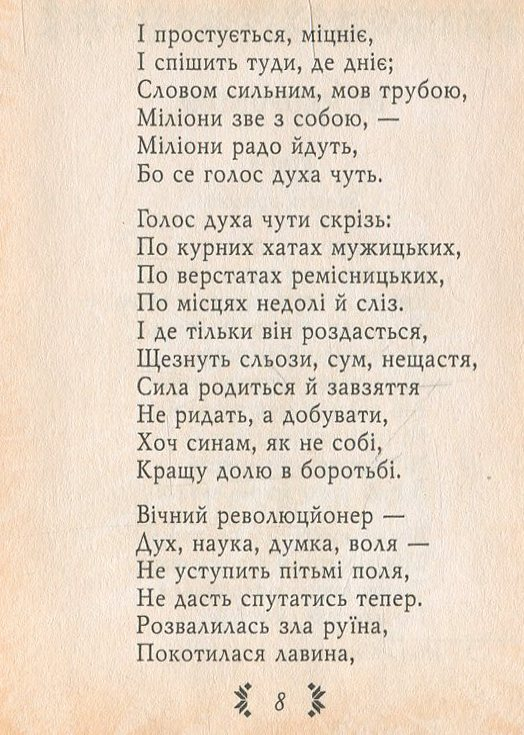
#> input picture Ukr/Franko_page.jpg, 524 x 735 px
$ jupyter execute --allow-errors Text_segmentation.ipynb
#> lines starting #> are read from the running program, lines starting #| are printed output that depends on the picture
[cell 1]
import os
import cv2
import numpy as np
import tensorflow as tf
from tensorflow.keras.models import load_model


image_folder = "Ukr"
model_path = 'C:/Models/Ukrainian_OCR_tf_2.1.h5'
#> (the rest of this cell did not finish here and is left out)

[cell 2]
from matplotlib import pyplot as plt


def show_image(image, title=None, conversion=cv2.COLOR_BGR2RGB, dpi=10):

    # Create a new figure with the specified dpi
    plt.figure(dpi=dpi)

    # Converts from one colour space to the other. this is needed as RGB
    # is not the default colour space for OpenCV
    image = cv2.cvtColor(image, conversion)

    # Show the image
    plt.imshow(image)

    # remove the axis / ticks for a clean looking image
    plt.xticks([])
    plt.yticks([])

    # if a title is provided, show it
    if title is not None:
        plt.title(title)

    plt.show()

[cell 3]
# [13 lines left out: function resize_image, not called in this run]

[cell 4]
# [6 lines left out: function clear_border, not called in this run]

[cell 5]
def format_image(image):
    if image is None or not isinstance(image, np.ndarray) or len(image.shape) < 2:
        raise ValueError("Invalid input image.")

    if len(image.shape) == 2 or image.shape[2] == 1:
        image = cv2.cvtColor(image, cv2.COLOR_GRAY2BGR)
    elif image.shape[2] > 3:
        image = image[:, :, :3]
    return image

[cell 6]
def clear_background(image):
    formated = format_image(image)

    image_with_border = clear_border(formated)

    gray_image = cv2.cvtColor(image_with_border, cv2.COLOR_BGR2GRAY)

    # Apply GaussianBlur to reduce noise
    blurred_image = cv2.GaussianBlur(gray_image, (3, 3), 0)

    # Apply adaptive thresholding
    thresh = cv2.adaptiveThreshold(blurred_image, 255, cv2.ADAPTIVE_THRESH_GAUSSIAN_C, cv2.THRESH_BINARY, 27, 50)

    return thresh

[cell 7]
# [20 lines left out: function is_line_empty, not called in this run]

[cell 8]
def apply_brightness_contrast(input_img, brightness = 0, contrast = 0):

    if brightness != 0:
        if brightness > 0:
            shadow = brightness
            highlight = 255
        else:
            shadow = 0
            highlight = 255 + brightness
        alpha_b = (highlight - shadow)/255
        gamma_b = shadow

        buf = cv2.addWeighted(input_img, alpha_b, input_img, 0, gamma_b)
    else:
        buf = input_img.copy()

    if contrast != 0:
        f = 131*(contrast + 127)/(127*(131-contrast))
        alpha_c = f
        gamma_c = 127*(1-f)

        buf = cv2.addWeighted(buf, alpha_c, buf, 0, gamma_c)

    return buf

im = cv2.imread('Ukr/Franko_page.jpg')
#> im is the input picture: shape (735, 524, 3); mean B, G, R 199, 215.4, 230.1
im = apply_brightness_contrast(im, contrast=40, brightness=20)
#> in apply_brightness_contrast, `buf = cv2.addWeighted(buf, alpha_c, buf, 0, gamma_c)`:
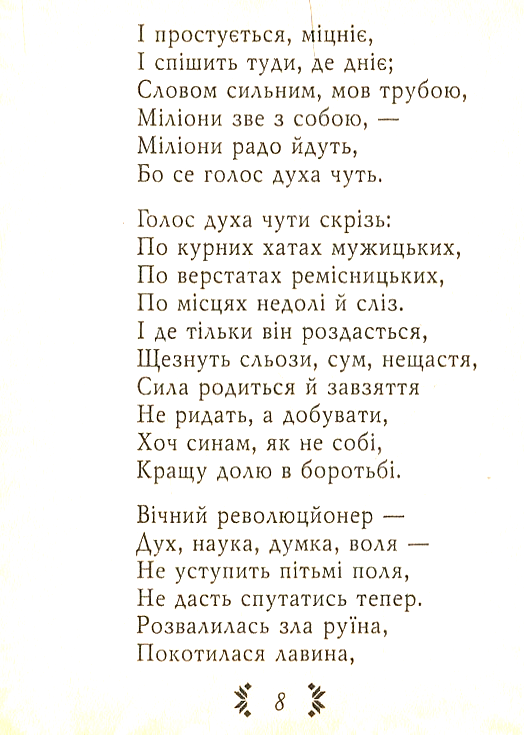
#> buf: shape (735, 524, 3); mean B, G, R 241.9, 244.3, 245.4
show_image(im)


$ run again, with Ukr/Zahar_Berkyt_page.jpg copied over Ukr/Franko_page.jpg
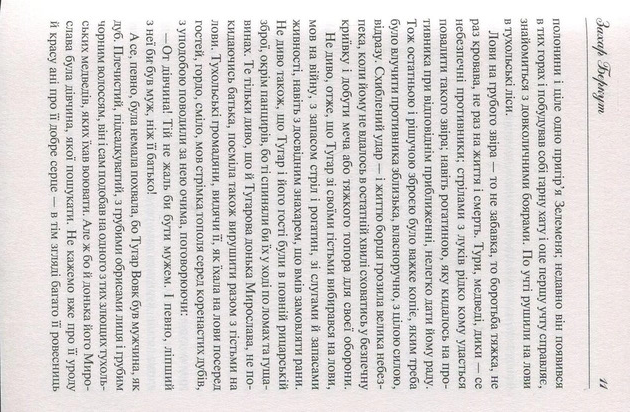
#> input picture Ukr/Zahar_Berkyt_page.jpg, 630 x 412 px
#> im is the input picture: shape (412, 630, 3); mean B, G, R 214.3, 215.2, 218.9
#> in apply_brightness_contrast, `buf = cv2.addWeighted(buf, alpha_c, buf, 0, gamma_c)`:
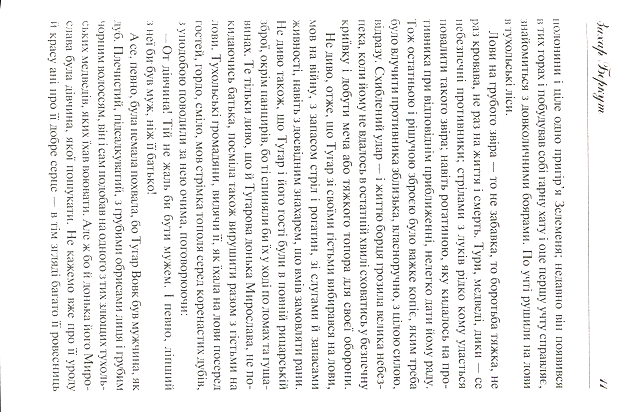
#> buf: shape (412, 630, 3); mean B, G, R 238.6, 239.1, 239.3
